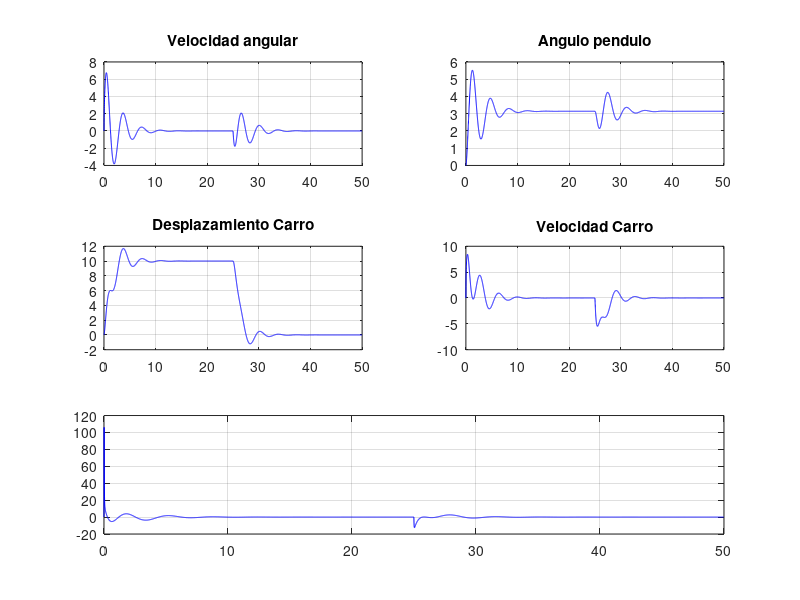
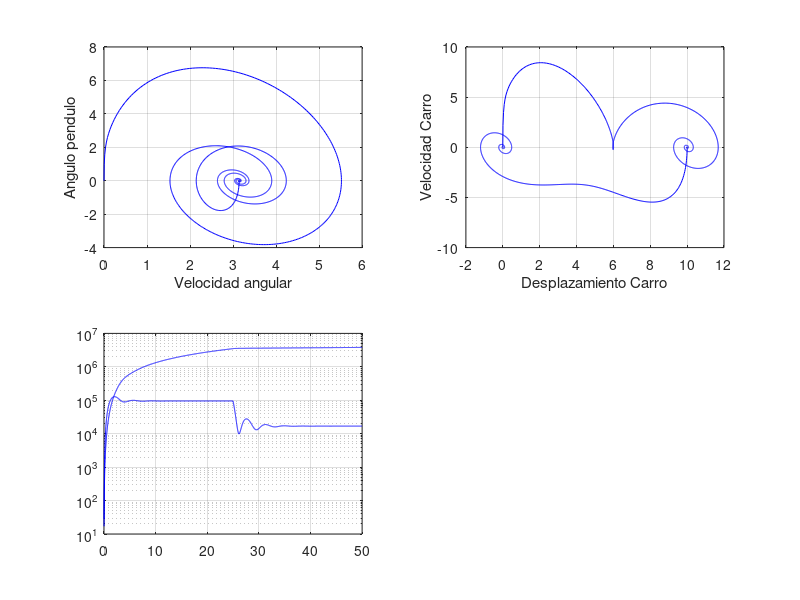

These figures' MATLAB source, in order:
%------------------------------------------------------------------------------
%Carro Pendulo codigo final
%------------------------------------------------------------------------------

clc;clear all;%close all;
m=.1;Fricc=0.1; long=2.6;g=9.8;M=.5;
%TIEMPOS: de muestreo, de simulación, de Euler y su integración
Ts=0.01;KMAX=5000-1;Veces_Euler=100;h=Ts/Veces_Euler;t_d=(0:KMAX)*Ts;
TamanioFuente=12;

%Referencias
ref=10;

%Condiciones iniciales
alfa(1)=pi*0; color_='r';

%Alinealidad
Alinealidad=0;%color='r';
% Alinealidad=50;color='b';
% Alinealidad=75;color='g';
% Alinealidad=150;color='m';

%Versión linealizada en el equilibrio estable
Mat_Ac=[0 1 0 0;0 -Fricc/M -m*g/M 0; 0 0 0 1; 0 -Fricc/(long*M) -(g*(m+M)/(long*M)) 0];
Mat_Bc=[0; 1/M; 0; 1/(long*M)];

%Versión linealizada en el equilibrio inestable
% Mat_Ac=[0 1 0 0;0 -Fricc/M -m*g/M 0; 0 0 0 1; 0 Fricc/(long*M) g*(m+M)/(long*M) 0];
% Mat_Bc=[0; 1/M; 0; -1/(long*M)];

Mat_C=[1 0 0 0; 0 0 1 0];% Dos variables observables angulo y posicion

% Oc=[Mat_C; Mat_C*Mat_Ac; Mat_C*Mat_Ac^2; Mat_C*Mat_Ac^3];%Matriz Observabilidad
% auto_O=eig(Oc);
% rango_O=rank(Oc);

%Punto de linealizacion
x_op=[0; 0; pi; 0];

I=eye(4);
%Matriz A y B discretas
H=[0;0;0;0];d_tao=Ts/100;tao=0;
for hh=1:100
    dH=expm(Mat_Ac*tao)*Mat_Bc*d_tao;
    H=H+dH;
    tao=tao+d_tao;
end
Mat_B=H;
Mat_A=expm(Mat_Ac*Ts);

% sys_c=ss(Mat_Ac,Mat_Bc,Mat_C,0);
% sys_d=c2d(sys_c,Ts,'zoh');
% A = sys_d.A;
% B = sys_d.B;

%Matrices Ampliadas
Mat_Aa=[Mat_A,zeros(4,1);-Mat_C(1,:)*Mat_A, 1];
Mat_Ba=[Mat_B;-Mat_C(1,:)*Mat_B];
Mat_Ma=[Mat_Ba Mat_Aa*Mat_Ba Mat_Aa^2*Mat_Ba Mat_Aa^3*Mat_Ba Mat_Aa^4*Mat_Ba];%Matriz Controlabilidad
rango=rank(Mat_Ma);% verifico controlabilidad

%Funcional de costos( Q = velocidad de x->ref ; R = magnitud de acc)
Qc=diag([1e0 1e0 1e1 1e0 1e-3 ]); R=1e-3; %Ts=0.01;

%Contrucción del Hamiltoniano para el cálculo del controlador
H= inv([eye(5) Mat_Ba*inv(R)*Mat_Ba'; zeros(5) Mat_Aa'])*[Mat_Aa zeros(5);-Qc eye(5)];

[V,D]=eig(H);MX1X2=[]; 
for ii=1:10
    if abs(D(ii,ii))<1 %Discrimino los polos que esten en circulo unitario
        MX1X2=[MX1X2 V(:,ii)];
    end
end
MX1=MX1X2(1:5,:); MX2=MX1X2(6:10,:);
Pc=real(MX2*inv(MX1)); %Solucion de Riccati
Ka= inv(R)*Mat_Ba'*Pc; %Controloador optimo
% K=Ka(1:4);KI=-Ka(5);

% Solucion con la funcion dlqr
[Ka,Pc] = dlqr(Mat_Aa,Mat_Ba,Qc,R);

aut_controlador=abs(eig(Mat_Aa-Mat_Ba*Ka))%Verifico que sean estables

%Observador
Mat_Adual=Mat_A';
Mat_Bdual=Mat_C';
Mat_Cdual=Mat_B';

%Funcional de costos observador
Qobs=diag([1 1 1e0 1]);Ro=diag([1e2 1e1]);

%Contrucción del Hamiltoniano para el cálculo del Observador
Ho=inv([eye(4) Mat_Bdual*inv(Ro)*Mat_Bdual'; zeros(4) Mat_Adual'])*[Mat_Adual zeros(4);-Qobs eye(4)];
[Vo,Do]=eig(Ho);MX1X2=[];
for ii=1:8
    if abs(Do(ii,ii))<1 %Discrimino los polos que esten en circulo unitario
        MX1X2=[MX1X2 Vo(:,ii)];
    end
end
MX1o=MX1X2(1:4,:); MX2o=MX1X2(5:8,:);
Po=real(MX2o*inv(MX1o)); %Solucion de Riccati
Kobs=(inv(Ro+Mat_Bdual'*Po*Mat_Bdual)*Mat_Bdual'*Po*Mat_Adual)'; %K optimo
p_observador=abs(eig(Mat_A-Kobs*Mat_C)); %Verifico polos de observabilidad

%Condiciones iniciales para simulacion
t=0; 
x=[0;0;alfa(1);0];x_hat=[0;0;0;0];

p(1)=x(1); p_p(1)=x(2); alfa(1)=x(3); omega(1)=x(4);ve1(1)=0;

V_L=[x;0]'*Pc*[x;0];x_hat=[0;0;0;0];Jl=0;Jmin_L=V_L;
flag=0; ref=10;

for ki=2:KMAX
    t=[t (ki-1)*Ts];
    Y_=Mat_C*(x-x_op);  %Mido y inicialmente
    e1=ref-Y_(1);       %Error de referencia 
    V_L=[V_L [x;ve1(ki-1)]'*Pc*[x;ve1(ki-1)]]; %Liapunov
    ve1(ki)=ve1(ki-1)+e1;   
    
    if ki>KMAX/2 %El carro vuelve
        if (flag==0)
            ref=0; %Cambio de referencia
            m=m*10;
            flag=1;
        end
    end 
    
   u= -Ka* [x_hat-x_op; ve1(ki)];color='b';%Estado ampliado observador
     %u=-Ka*[(x-x_op);ve1(ki)];color='r';%Estado ampliado sin observador    
    
    %Alinealidad
    if -Alinealidad<u && u<Alinealidad
        u=0;
    else
        u=u;
    end 
    
    x = (Mat_A*(x-x_op) + Mat_B*u)+x_op; %x de OPERACION
    Jl=[Jl Jl(ki-1)+[x;ve1(ki)]'*Qc*[x;ve1(ki)]+u'*R*u];%Funcional de costos
    
    %Grafico
    p(ki)=x(1);
    p_p(ki)=x(2);
    alfa(ki)=x(3);
    omega(ki)=x(4);
    u_k(ki)=u;
    
    y_hat=Mat_C*(x_hat-x_op);
    x_hat=Mat_A*(x_hat-x_op) + Mat_B*u + Kobs*(Y_-y_hat) + x_op;%Se actualiza acá

end
Jl=[Jl Jl(ki-1)+[x;ve1(ki)]'*Qc*[x;ve1(ki)]+u'*R*u];
V_L=[V_L [x;ve1(ki-1)]'*Pc*[x;ve1(ki-1)]];u=u_k;

figure(1);hold on;
subplot(3,2,1);plot(t,omega,color);title('Velocidad angular');grid on;
subplot(3,2,2);plot(t,alfa,color);title('Angulo pendulo');grid on;
subplot(3,2,3); plot(t,p,color);title('Desplazamiento Carro');grid on;
subplot(3,2,4);plot(t,p_p,color);title('Velocidad Carro');grid on;
subplot(3,1,3);plot(t,u,color);grid on;

figure(2);hold on;
subplot(2,2,1);plot(alfa,omega,color);xlabel('Velocidad angular');ylabel('Angulo pendulo');grid on; 
subplot(2,2,2);plot(p,p_p,color);xlabel('Desplazamiento Carro');ylabel('Velocidad Carro');grid on;
subplot(2,2,3); semilogy(t_d,Jl,color);hold on; semilogy(t_d,Jmin_L*ones(size(Jl)),color);
semilogy(t_d,V_L,color);grid on;
